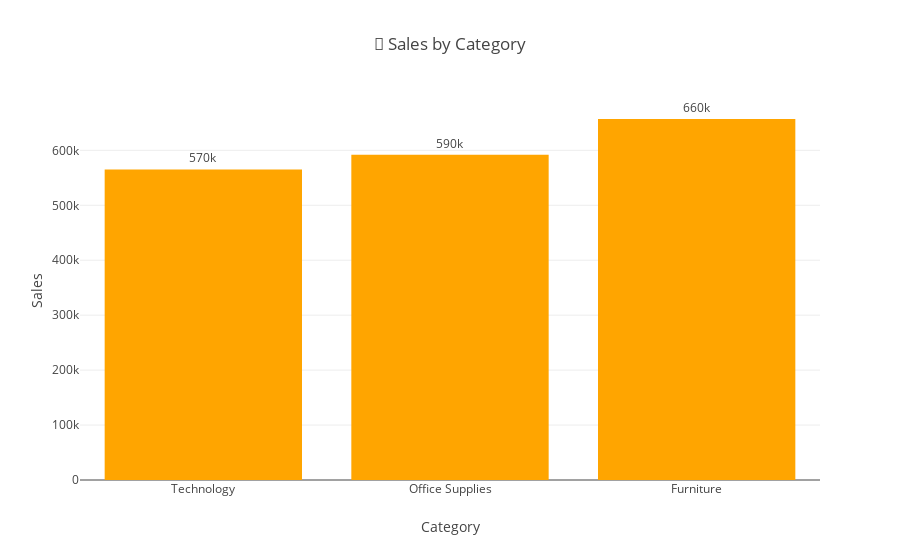

The notebook cell this image was saved under:
### Code cell
# category sales bar

category_sales = filtered_data.groupby('Category')['Sales'].sum().sort_values().reset_index()
fig = px.bar(category_sales, x='Category', y='Sales',
             title='💼 Sales by Category',
             text='Sales', color_discrete_sequence=['orange'])
fig.update_traces(texttemplate='%{text:.2s}', textposition='outside')
fig.update_layout(yaxis_title='Sales')
fig.show()

### Figure 1 — Plotly figure (JSON) as saved in the notebook; plotly's stock layout.template omitted (floating-point values rounded to 4 significant figures)
{"data": [{"hovertemplate": "Category=%{x}<br>Sales=%{text}<extra></extra>", "legendgroup": "", "marker": {"color": "orange", "pattern": {"shape": ""}}, "name": "", "orientation": "v", "showlegend": false, "text": [565400.0, 591900.0, 657100.0], "textposition": "outside", "texttemplate": "%{text:.2s}", "type": "bar", "x": ["Technology", "Office Supplies", "Furniture"], "xaxis": "x", "y": [565400.0, 591900.0, 657100.0], "yaxis": "y"}], "layout": {"barmode": "relative", "legend": {"tracegroupgap": 0}, "title": {"text": "💼 Sales by Category"}, "xaxis": {"anchor": "y", "domain": [0, 1], "title": {"text": "Category"}}, "yaxis": {"anchor": "x", "domain": [0, 1], "title": {"text": "Sales"}}}}
